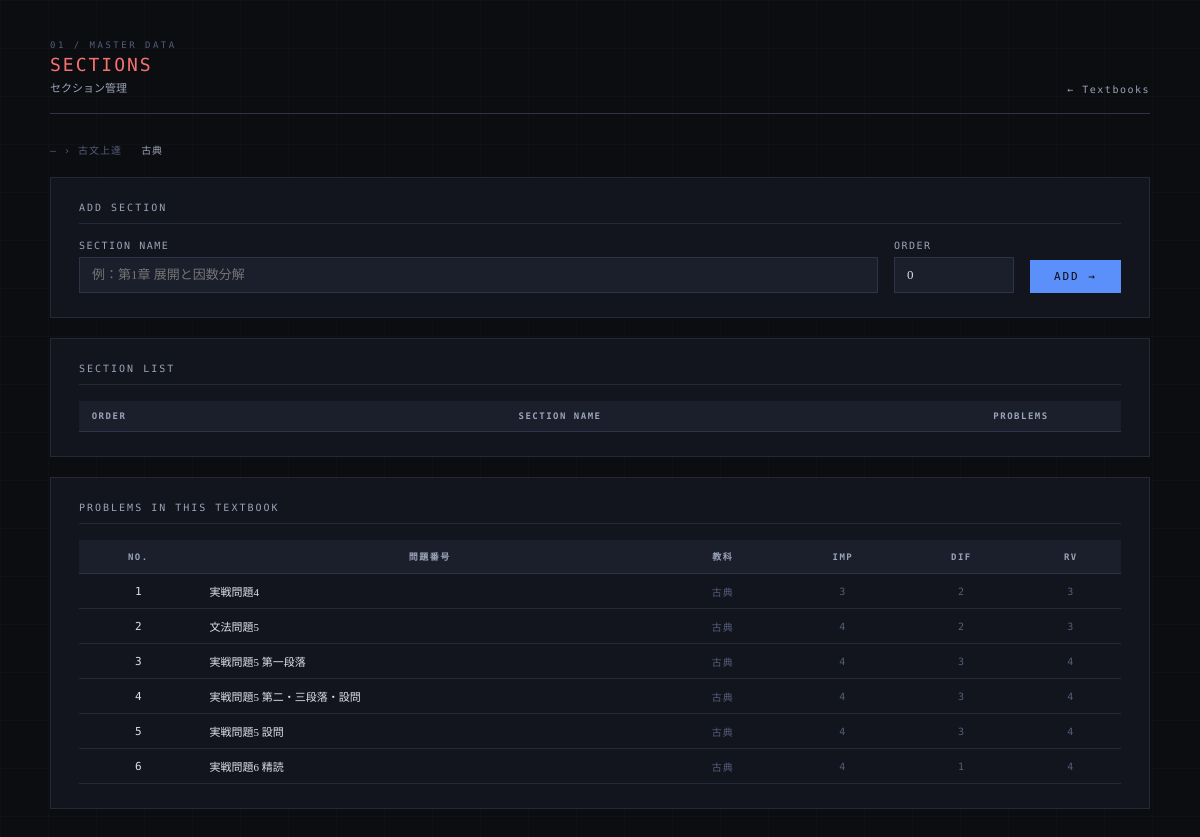
The page /textbooks/2/sections on the database as committed earlier.
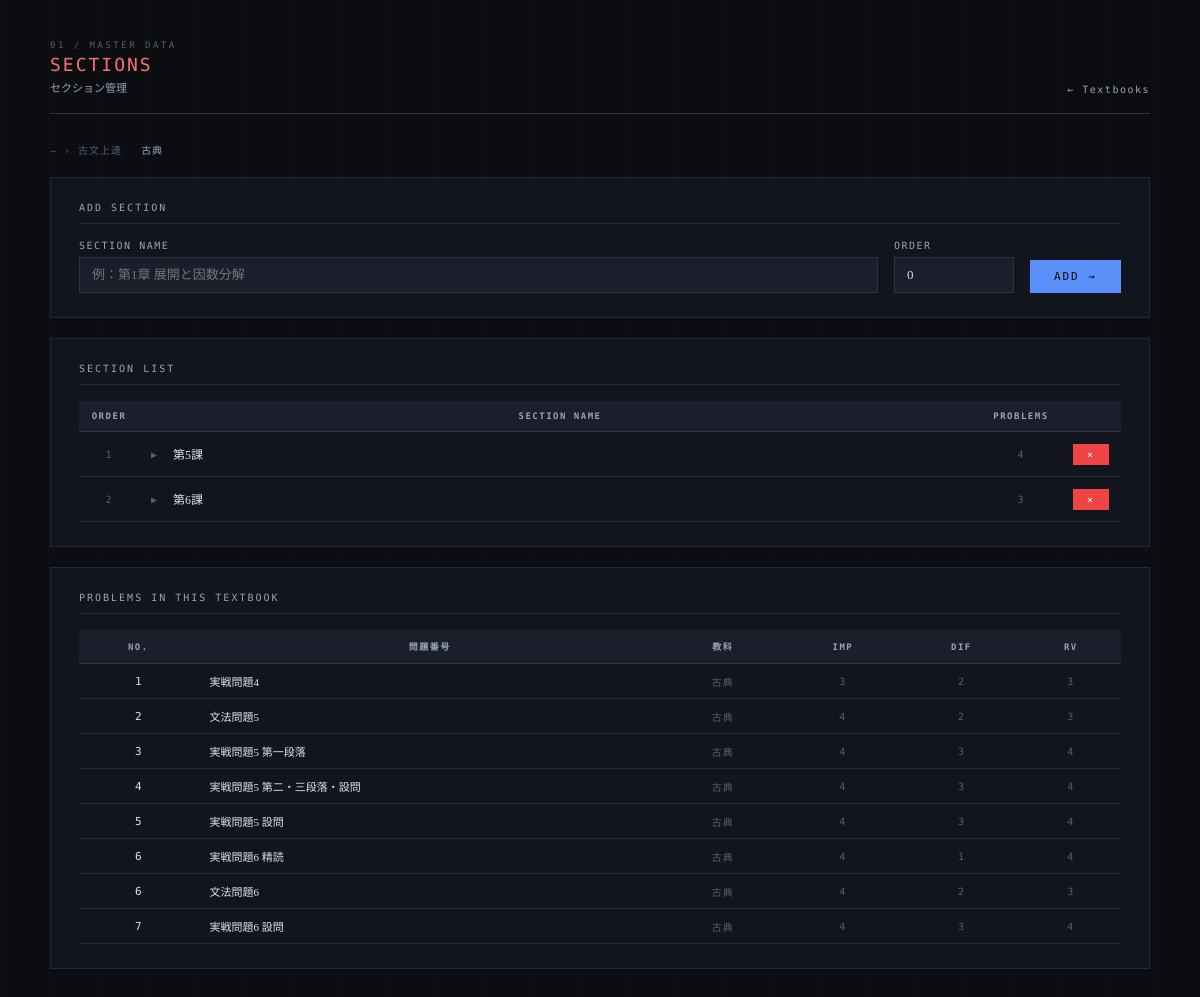
The same page on the database as committed later.
### tables this page shows
CREATE TABLE problems (
            problem_id INTEGER PRIMARY KEY AUTOINCREMENT,
            subject TEXT NOT NULL,
            textbook TEXT NOT NULL,
            problem_number TEXT NOT NULL,
            importance TEXT NOT NULL,
            type TEXT NOT NULL
        , instruction TEXT, difficulty INTEGER DEFAULT 3, review_value INTEGER DEFAULT 3, estimated_minutes INTEGER DEFAULT 15, textbook_id INTEGER, section_id INTEGER, order_in_textbook INTEGER, total_minutes INTEGER DEFAULT NULL);

CREATE TABLE textbook_sections (
        section_id INTEGER PRIMARY KEY AUTOINCREMENT,
        textbook_id INTEGER NOT NULL,
        name TEXT NOT NULL,
        order_index INTEGER DEFAULT 0,
        FOREIGN KEY (textbook_id) REFERENCES textbooks(textbook_id)
    );

### app.py (the view, shortened to what this page needs)
@app.route("/textbooks/<int:textbook_id>/sections", methods=["GET", "POST"])
def textbook_sections(textbook_id):
    conn = get_connection()
    c = conn.cursor()
    c.execute("SELECT t.*, s.name as series_name FROM textbooks t LEFT JOIN series s ON t.series_id = s.series_id WHERE t.textbook_id=?", (textbook_id,))
    textbook = c.fetchone()
    if not textbook:
        conn.close()
        return "Textbook not found", 404
    c.execute("""
        SELECT s.*, COUNT(p.problem_id) as problem_count
        FROM textbook_sections s
        LEFT JOIN problems p ON s.section_id = p.section_id
        WHERE s.textbook_id=?
        GROUP BY s.section_id
        ORDER BY s.order_index, s.section_id
    """, (textbook_id,))
    sections = c.fetchall()
    c.execute("""
        SELECT problem_id, problem_number, subject,
               importance, difficulty, review_value, order_in_textbook
        FROM problems WHERE textbook_id=?
        ORDER BY order_in_textbook, problem_id
    """, (textbook_id,))
    problems = c.fetchall()
    conn.close()
    return render_template("sections.html",
                           textbook=textbook,
                           sections=sections,
                           problems=problems)

### database.py (called while the page is built)
def get_connection():
    conn = sqlite3.connect(DB_PATH)
    conn.row_factory = sqlite3.Row
    return conn

### templates/sections.html (shortened to what this page needs)
<!DOCTYPE html>
<html lang="ja">
<head>
</head>
<body>
<div class="container">
  <div class="page-header fade-in">
    <div>
      <div class="page-label">01 / Master Data</div>
      <div class="page-title">Sections</div>
      <div class="page-title-ja">セクション管理</div>
    </div>
    <a class="page-header-back" href="/textbooks">Textbooks</a>
  </div>
  <div class="meta-text fade-in" style="margin-bottom:20px;">
    {{ textbook.series_name or '—' }} &rsaquo; {{ textbook.name }}
    <span style="margin-left:12px;color:var(--text-muted);">{{ textbook.subject }}</span>
  </div>
  <div class="card fade-in">
    <div class="card-title">Add Section</div>
    <form method="POST" style="display:flex;gap:16px;align-items:flex-end;">
      <div style="flex:1;">
        <label>Section Name</label>
        <input type="text" name="name" placeholder="例：第1章 展開と因数分解" required>
      </div>
      <div style="width:120px;">
        <label>Order</label>
        <input type="number" name="order_index" value="0" min="0">
      </div>
      <button type="submit" class="btn btn-primary" style="margin-top:0;">Add →</button>
    </form>
  </div>
  <div class="card fade-in">
    <div class="card-title">Section List</div>
    <table class="data-table">
      <thead>
        <tr>
          <th style="width:60px;">Order</th>
          <th>Section Name</th>
          <th style="width:80px;">Problems</th>
          <th style="width:60px;"></th>
        </tr>
      </thead>
      <tbody>
      {% for s in sections %}
      <tr id="srow-{{ s.section_id }}">
        <td class="meta-text">{{ s.order_index }}</td>
        <td class="left">
          <button class="section-name-btn" type="button" data-sid="{{ s.section_id }}">
            <span class="chevron" id="chev-{{ s.section_id }}">▶</span>
            <span class="section-name-text">{{ s.name }}</span>
          </button>
        </td>
        <td class="meta-text">{{ s.problem_count }}</td>
        <td>
          <button class="btn btn-danger btn-sm del-btn" type="button" data-msg=
              '「{{ s.name }}」を削除しますか？\n関連付けは解除されますが問題は削除されません。' data-action='/textbooks/sections/delete/{{ s.section_id }}'>×</button>
        </td>
      </tr>
      {% endfor %}
      </tbody>
    </table>
  </div>
  <div class="card fade-in">
    <div class="card-title">Problems in this Textbook</div>
    <div style="overflow-x:auto;">
    <table class="data-table" id="section-prob-table">
      <thead>
        <tr>
          <th>No.</th><th>問題番号</th><th>教科</th>
          <th>Imp</th><th>Dif</th><th>RV</th>
        </tr>
      </thead>
      <tbody>
      {% for p in problems %}
      <tr id="sp-{{ p.problem_id }}">
        <td class="editable-cell" data-problem="{{ p.problem_id }}"
          data-field="order_in_textbook">
          <span class="editable" ondblclick="startOrderEdit(this)"
            style="font-family:'DM Mono',monospace;font-size:11px;">
            {{ p.order_in_textbook or '—' }}
          </span>
        </td>
        <td class="left" style="font-size:11px;">{{ p.problem_number }}</td>
        <td class="meta-text">{{ p.subject }}</td>
        <td class="meta-text">{{ p.importance }}</td>
        <td class="meta-text">{{ p.difficulty }}</td>
        <td class="meta-text">{{ p.review_value }}</td>
      </tr>
      {% endfor %}
      </tbody>
    </table>
    </div>
  </div>
</div>
</body>
</html>

Rows that differ between the two databases and show on the page:
added textbook_sections: order_index "1", name "第5課", problem_count "4"
added textbook_sections: order_index "2", name "第6課", problem_count "3"
now on this page (row edited): problems: order_in_textbook "6", problem_number "文法問題6", subject "古典", importance "4", difficulty "2", review_value "3"
now on this page (row edited): problems: order_in_textbook "7", problem_number "実戦問題6 設問", subject "古典", importance "4", difficulty "3", review_value "4"
